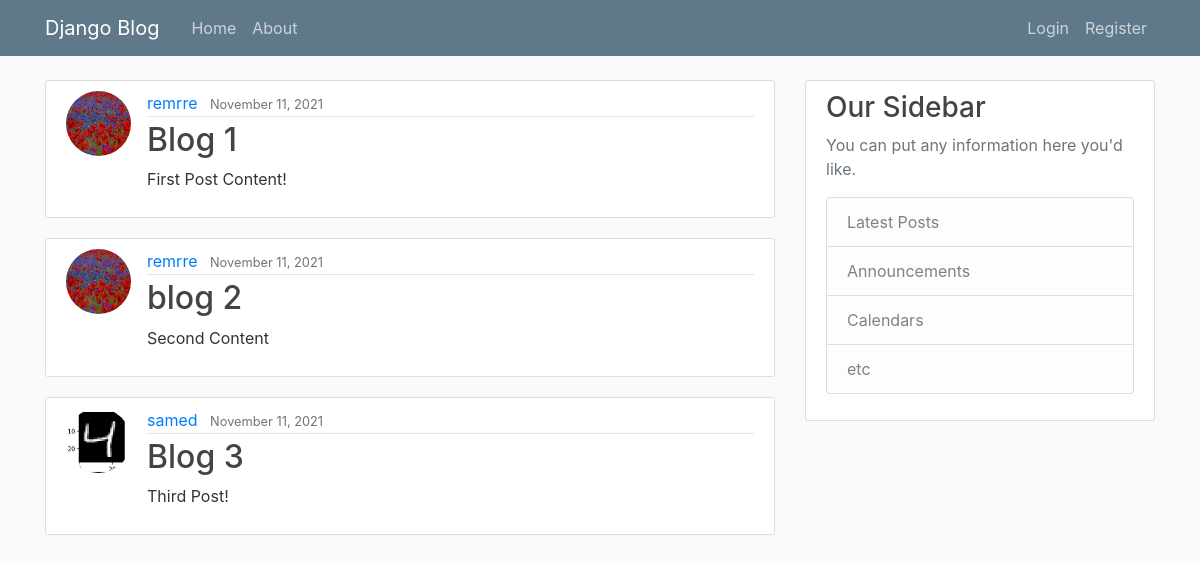
The app's page /, older data.
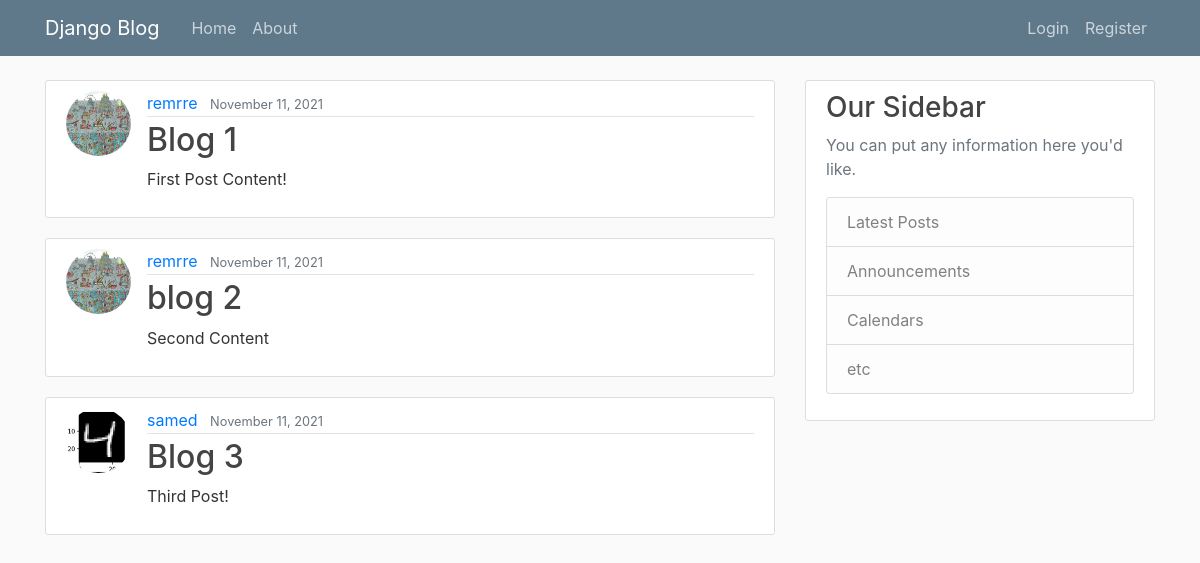
The same page, newer data.
### blog/models.py (models this page shows, shortened)
class Post(models.Model):
    title = models.CharField(max_length=100)
    content = models.TextField()
    date_posted = models.DateTimeField(default=timezone.now)
    author  = models.ForeignKey(User, on_delete=models.CASCADE)

### users/models.py (models this page shows, shortened)
class Profile(models.Model):
    user  = models.OneToOneField(User, on_delete=models.CASCADE)
    image = models.ImageField(default='default.jpg', upload_to='profile_pics')

### blog/views.py (the view)
# urls.py: path('', PostListView.as_view(), name='blog-home'),
class PostListView(ListView):
    model = Post
    template_name= 'blog/home.html'
    context_object_name = 'addings'
    paginate_by = 6

### blog/templates/blog/home.html (shortened to what this page needs)
{% extends 'blog/base.html' %}
{% block content %}
    {%  for post in addings  %}
        <article class="media content-section">
            <img class = 'rounded-circle article-img' src='{{ post.author.profile.image.url }}'>
            <div class="media-body">
                <div class="article-metadata">
                    <a class="mr-2" href="#">{{ post.author }}</a>
                    <small class="text-muted">{{ post.date_posted|date:'F d, Y' }}</small>
                </div>
                <h2><a class="article-title" href="#">{{ post.title }}</a></h2>
                <p class="article-content">{{ post.content }}</p>
            </div>
        </article>
    {%  endfor  %}
{% endblock content %}

Row changes from the older to the newer data that the page shows:
changed through a linked row, Post "Blog 1": author.profile.image: a different picture
changed through a linked row, Post "blog 2": author.profile.image: a different picture
